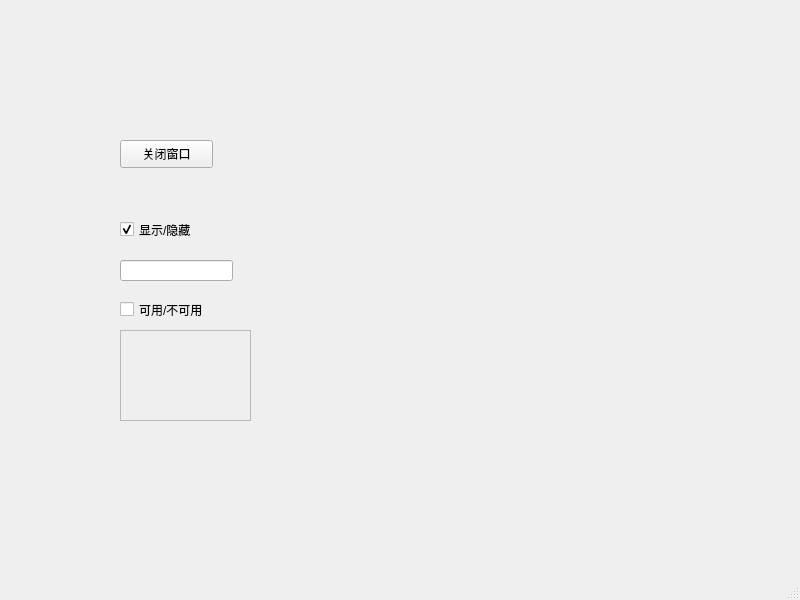
<?xml version="1.0" encoding="UTF-8"?>
<ui version="4.0">
 <class>MainWindow</class>
 <widget class="QMainWindow" name="MainWindow">
  <property name="geometry">
   <rect>
    <x>0</x>
    <y>0</y>
    <width>800</width>
    <height>600</height>
   </rect>
  </property>
  <property name="windowTitle">
   <string>MainWindow</string>
  </property>
  <widget class="QWidget" name="centralwidget">
   <widget class="QPushButton" name="pushButton">
    <property name="geometry">
     <rect>
      <x>120</x>
      <y>140</y>
      <width>93</width>
      <height>28</height>
     </rect>
    </property>
    <property name="text">
     <string>关闭窗口</string>
    </property>
   </widget>
   <widget class="QCheckBox" name="checkBox">
    <property name="geometry">
     <rect>
      <x>120</x>
      <y>220</y>
      <width>91</width>
      <height>19</height>
     </rect>
    </property>
    <property name="text">
     <string>显示/隐藏</string>
    </property>
    <property name="checked">
     <bool>true</bool>
    </property>
   </widget>
   <widget class="QCheckBox" name="checkBox_2">
    <property name="geometry">
     <rect>
      <x>120</x>
      <y>300</y>
      <width>91</width>
      <height>19</height>
     </rect>
    </property>
    <property name="text">
     <string>可用/不可用</string>
    </property>
   </widget>
   <widget class="QLineEdit" name="lineEdit">
    <property name="geometry">
     <rect>
      <x>120</x>
      <y>260</y>
      <width>113</width>
      <height>21</height>
     </rect>
    </property>
   </widget>
   <widget class="QTextEdit" name="textEdit">
    <property name="enabled">
     <bool>false</bool>
    </property>
    <property name="geometry">
     <rect>
      <x>120</x>
      <y>330</y>
      <width>131</width>
      <height>91</height>
     </rect>
    </property>
   </widget>
  </widget>
  <widget class="QMenuBar" name="menubar">
   <property name="geometry">
    <rect>
     <x>0</x>
     <y>0</y>
     <width>800</width>
     <height>26</height>
    </rect>
   </property>
  </widget>
  <widget class="QStatusBar" name="statusbar"/>
 </widget>
 <resources/>
 <connections>
  <connection>
   <sender>pushButton</sender>
   <signal>clicked()</signal>
   <receiver>MainWindow</receiver>
   <slot>close()</slot>
   <hints>
    <hint type="sourcelabel">
     <x>150</x>
     <y>182</y>
    </hint>
    <hint type="destinationlabel">
     <x>178</x>
     <y>276</y>
    </hint>
   </hints>
  </connection>
  <connection>
   <sender>checkBox</sender>
   <signal>toggled(bool)</signal>
   <receiver>lineEdit</receiver>
   <slot>setVisible(bool)</slot>
   <hints>
    <hint type="sourcelabel">
     <x>135</x>
     <y>258</y>
    </hint>
    <hint type="destinationlabel">
     <x>138</x>
     <y>293</y>
    </hint>
   </hints>
  </connection>
  <connection>
   <sender>checkBox_2</sender>
   <signal>toggled(bool)</signal>
   <receiver>textEdit</receiver>
   <slot>setEnabled(bool)</slot>
   <hints>
    <hint type="sourcelabel">
     <x>192</x>
     <y>335</y>
    </hint>
    <hint type="destinationlabel">
     <x>187</x>
     <y>381</y>
    </hint>
   </hints>
  </connection>
 </connections>
</ui>
